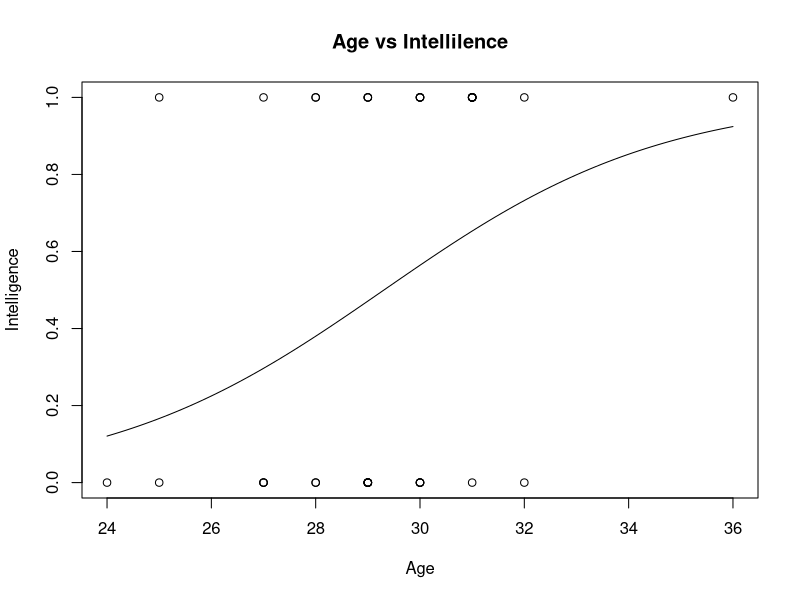

This figure's R source:
# implementing logistic regression in R

# 1. generating random values
age <- floor(rnorm(40,30,2)) # -- generating 40 uniformly distributed random values with mean = 35 and sd = 3
age <- sort(age)

intelligence <- c(0, 1, 0, 0, 1, 0, 0, 0, 0, 1,
            1, 0, 0, 0, 1, 1, 0, 0, 1, 0,
            0, 0, 1, 0, 0, 1, 1, 0, 1, 1,
            1, 1, 1, 0, 1, 1, 1, 1, 0, 1)

            # -- 1 => high intelligence 0 => low intelligence

df <- as.data.frame(cbind(age,intelligence))
print(df)

#plotting the age vs intelligence graph
plot(age,intelligence,main = "Age vs Intellilence", xlab = "Age", ylab = "Intelligence")

#creating a logistic model
g = glm(intelligence~age, family = binomial , df)

curve(predict(g , data.frame(age=x), type = "resp"), add = TRUE)


